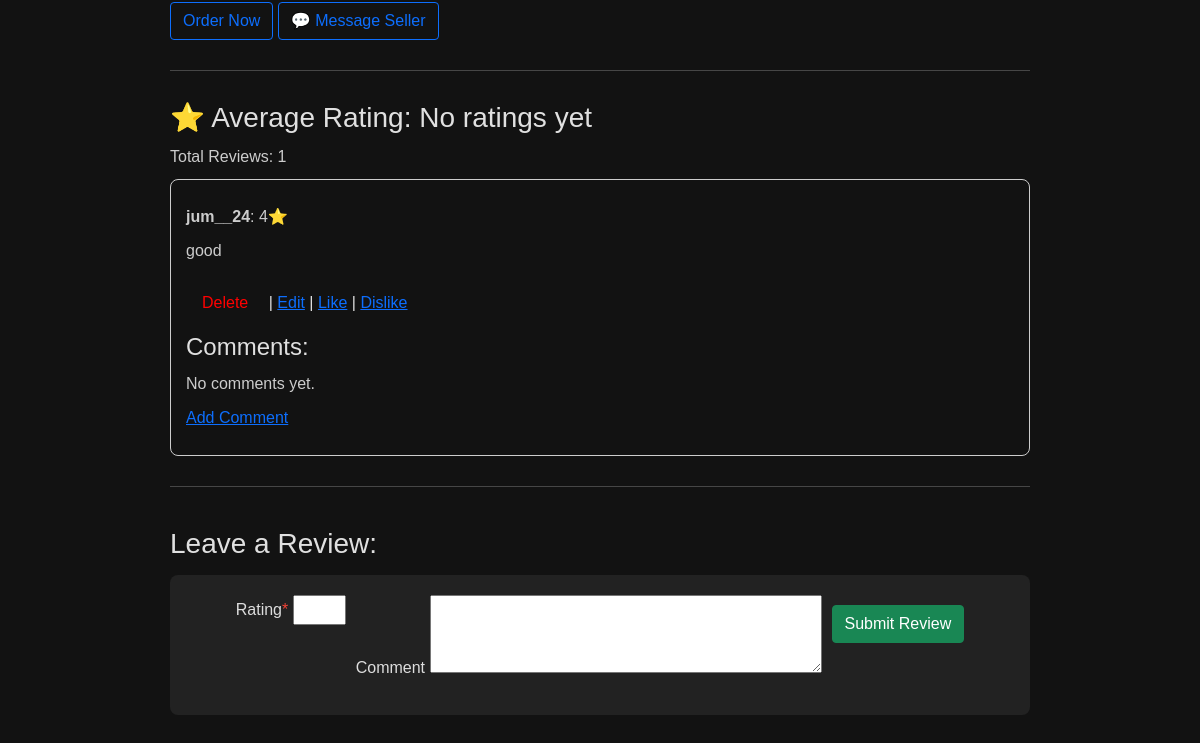
The app's page /5/ (signed in, lower part), older data.
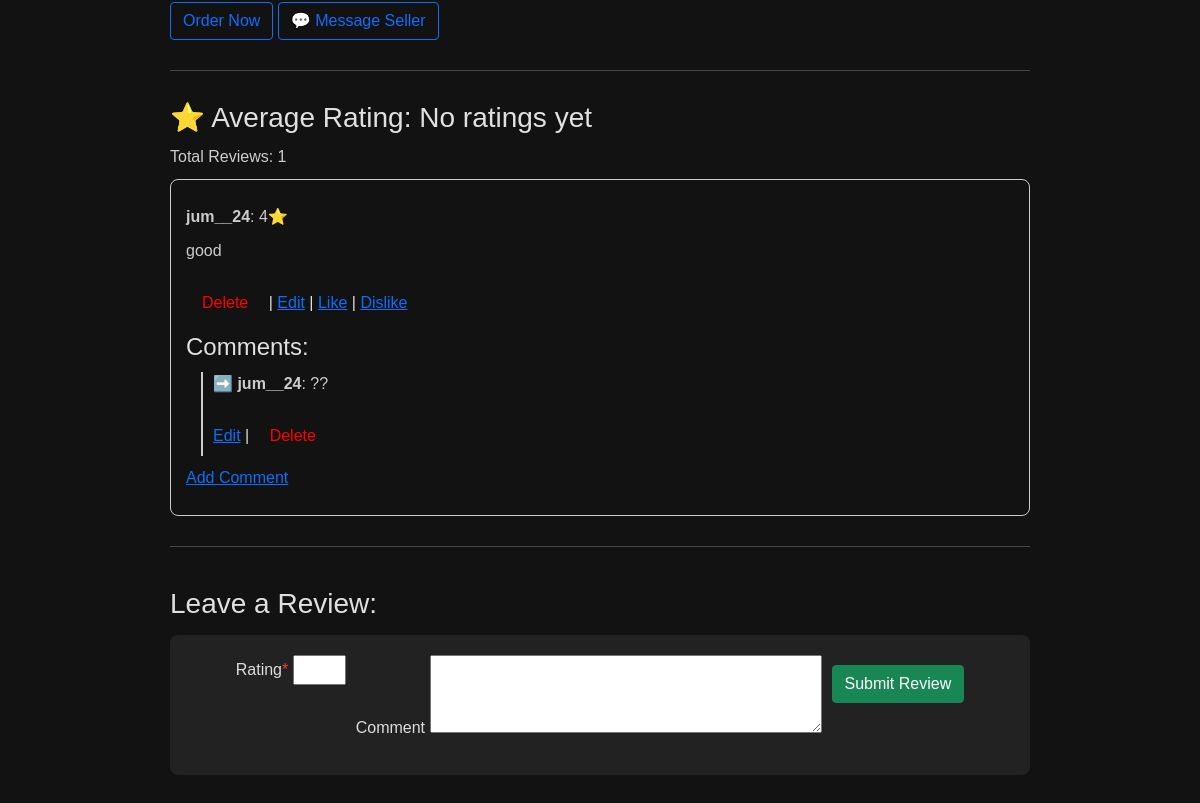
The same page, newer data.
### reviews/models.py (models this page shows, shortened)
class Review(models.Model):
    artwork = models.ForeignKey(Artwork, on_delete=models.CASCADE, related_name='reviews')
    user = models.ForeignKey(settings.AUTH_USER_MODEL, on_delete=models.CASCADE)
    rating = models.PositiveIntegerField()
    comment = models.TextField(blank=True)
    created_at = models.DateTimeField(auto_now_add=True)
    is_verified_purchase = models.BooleanField(default=False)
    class Meta:
        unique_together = ('artwork', 'user')  # Ensures one review per user per artwork
        ordering = ['-created_at']  # Orders reviews by creation date (newest first)

class ReviewComment(models.Model):
    review = models.ForeignKey(Review, on_delete=models.CASCADE, related_name='comments')
    user = models.ForeignKey(settings.AUTH_USER_MODEL, on_delete=models.CASCADE)
    comment = models.TextField()
    created_at = models.DateTimeField(auto_now_add=True)

### users/models.py (models this page shows)
class User(AbstractUser):
    ROLE_CHOICES = (
        ('buyer', 'Buyer'),
        ('seller', 'Seller'),
        ('staff', 'Staff'),
    )
    full_name = models.CharField(max_length=100)
    role = models.CharField(max_length=10, choices=ROLE_CHOICES)

### artworks/views.py (the view)
# urls.py: path('<int:pk>/', views.artwork_detail, name='artwork_detail'),
@login_required
def artwork_detail(request, pk):
    artwork = get_object_or_404(Artwork, pk=pk)
    if not artwork.is_approved:
        messages.info(request, "Your artwork is pending approval. We will notify you once it's approved.")
        return redirect('artwork_list')
    artwork.views += 1
    artwork.save()
    show_order_button = request.user.role in ['buyer', 'seller']
    order_count = None
    all_orders_count = None
    if request.user.role == 'seller' and artwork.artist == request.user:
        order_count = artwork.order_set.count()
    if request.user.role == 'staff':
        all_orders_count = Artwork.objects.annotate(order_count=Count('order')).values('title', 'order_count')
    reviews = artwork.reviews.all()
    user_likes = {}
    for review in reviews:
        review.likes_count = review.likes.filter(is_like=True).count()
        review.dislikes_count = review.likes.filter(is_like=False).count()
        like = review.likes.filter(user=request.user).first()
        if like:
            user_likes[review.id] = like.is_like
    context = {
        'artwork': artwork,
        'show_order_button': show_order_button,
        'order_count': order_count,
        'all_orders_count': all_orders_count,
        'reviews': reviews,  # pass reviews manually
        'form': ReviewForm(),  # form for adding a review
        'user_likes': user_likes,
    }
    return render(request, 'artworks/artwork_detail.html', context)

### reviews/forms.py
class ReviewForm(forms.ModelForm):
    class Meta:
        model = Review
        fields = ['rating', 'comment']  # Include the fields you want to capture
        widgets = {
            'rating': forms.NumberInput(attrs={'min': 1, 'max': 5}),
            'comment': forms.Textarea(attrs={'rows': 3}),
        }

### artworks/models.py (called while the page is built)
    def __str__(self):
        return self.name

### messaging/context_processors.py (called while the page is built)
def unread_message_count(request):
    if request.user.is_authenticated:
        count = Message.objects.filter(receiver=request.user, is_read=False).count()
        return {'unread_message_count': count}
    return {}

### notifications/context_processors.py (called while the page is built)
def unread_notifications(request):
    if request.user.is_authenticated:
        count = request.user.notifications.filter(unread=True).count()
        return {'unread_notification_count': count}
    return {}

### users/templatetags/user_tags.py (called while the page is built)
@register.simple_tag
def get_admin_user():
    User = get_user_model()
    return User.objects.filter(is_superuser=True).first()

### templates/artworks/artwork_detail.html (shortened to what this page needs)
{% extends 'base.html' %}
{% load custom_filters %}
{% block content %}
<div style="max-width: 900px; margin: auto; padding: 20px; font-family: Arial, sans-serif;">
  {% if request.user.is_authenticated and artwork.artist and request.user != artwork.artist %}
     <a href="{% url 'create_order' artwork.id %}" class="btn btn-outline-primary mt-3">Order Now
     </a>
    <a href="{% url 'conversation_detail' artwork.artist.username %}" class="btn btn-outline-primary mt-3">💬 Message Seller</a>
  {% endif %}
  <hr style="margin: 30px 0;">
  <h3>⭐ Average Rating: {{ artwork.average_rating|default:"No ratings yet" }}</h3>
  <p>Total Reviews: {{ reviews|length }}</p>
  {% for review in reviews %}
    <div style="border: 1px solid #ccc; padding: 15px; border-radius: 8px; margin-bottom: 20px;">
      <p><strong>{{ review.user.username }}</strong>: {{ review.rating }}⭐</p>
      <p>{{ review.comment }} {% if review.is_verified_purchase %}<span style="color: green;">✅ Verified Purchase</span>{% endif %}</p>
      {% if user == review.user or user.is_staff %}
        <form method="post" action="{% url 'delete_review' review.id %}" style="display:inline;">
          <button type="submit" style="background: none; border: none; color: red;">Delete</button>
        </form> |
        <a href="{% url 'edit_review' review.id %}">Edit</a> |
      {% endif %}
      <a href="{% url 'like_review' review.id %}?like=1">Like</a> |
      <a href="{% url 'like_review' review.id %}?like=0">Dislike</a>
      <h4 style="margin-top: 10px;">Comments:</h4>
      {% for comment in review.comments.all %}
        <div style="margin-left: 15px; border-left: 2px solid #ccc; padding-left: 10px;">
          <p>➡️ <strong>{{ comment.user.username }}</strong>: {{ comment.comment }}</p>
          {% if comment.user == user or user.is_staff %}
            <a href="{% url 'edit_comment' comment.id %}">Edit</a> |
            <form method="post" action="{% url 'delete_comment' comment.id %}" style="display:inline;">
              <button type="submit" style="background: none; border: none; color: red;">Delete</button>
            </form>
          {% endif %}
        </div>
      {% empty %}
        <p>No comments yet.</p>
      {% endfor %}
      <p><a href="{% url 'add_comment' review.id %}">Add Comment</a></p>
    </div>
  {% empty %}
    <p>No reviews yet.</p>
  {% endfor %}
  <hr style="margin: 30px 0;">
  {% if user.is_authenticated %}
    <h3 style="margin-top: 40px; margin-bottom: 15px;">Leave a Review:</h3>
    <form method="post" action="{% url 'create_review' artwork.pk %}" style="background: #222; padding: 20px; border-radius: 8px; color: #ddd;">
      {% for field in form %}
        <div style="margin-bottom: 15px;">
          <label for="{{ field.id_for_label }}">{{ field.label }}{% if field.field.required %}<span style="color: #f44336;">*</span>{% endif %}</label>
          {{ field }}
        </div>
      {% endfor %}
      <div style="text-align: right;">
        <button type="submit" class="btn btn-success">Submit Review</button>
      </div>
    </form>
  {% else %}
    <p style="text-align: center; margin-top: 30px;">
      <a href="{% url 'login' %}">Login</a> to post a review.
    </p>
  {% endif %}
</div>
{% endblock %}

Row changes from the older to the newer data that the page shows:
shown differently, row unchanged: Review "good": no longer shows "No comments yet."
added ReviewComment: user.username "jum__24", comment "??", shows "Edit"
